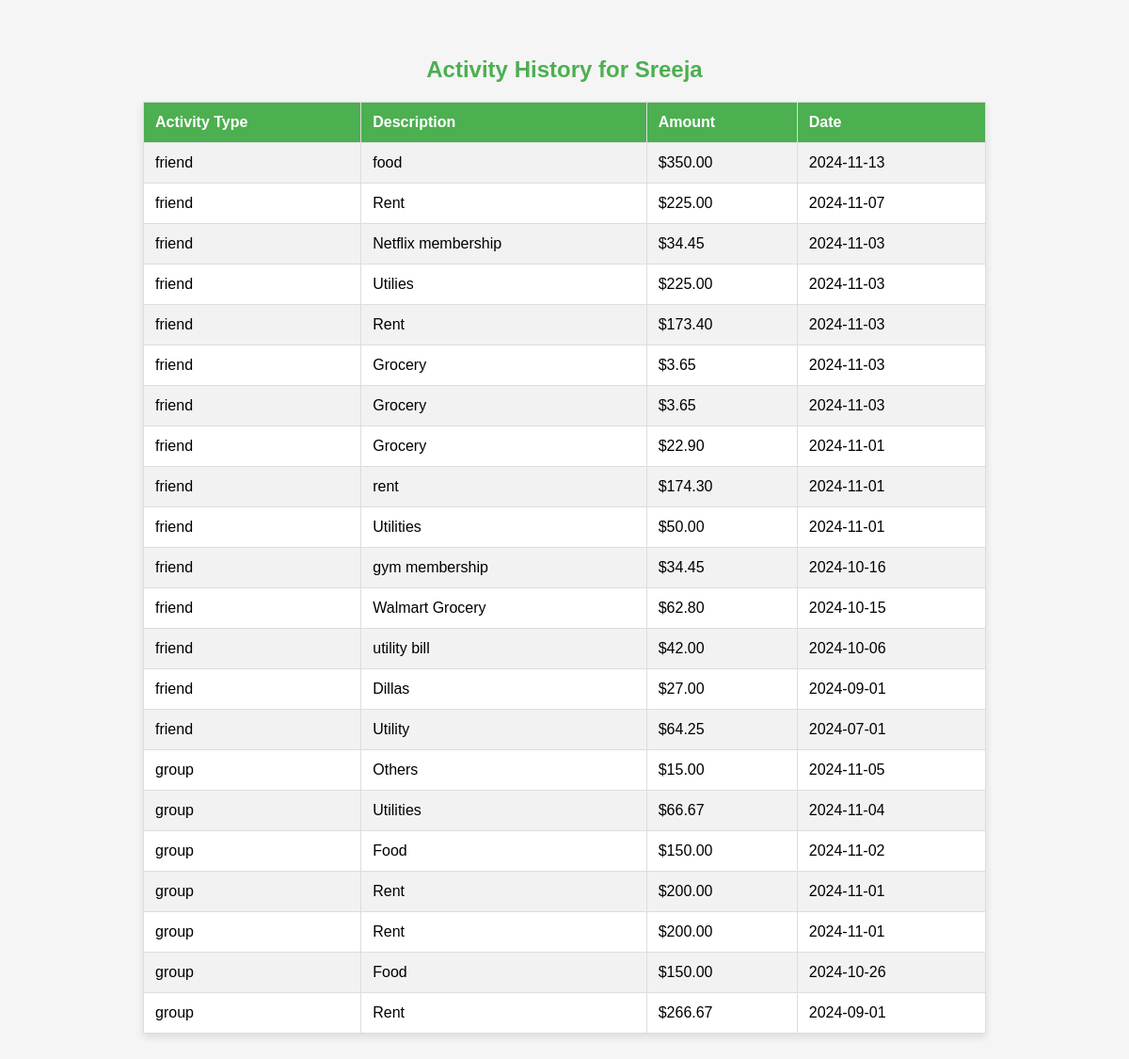
The app's page /user_activity (signed in), older data.
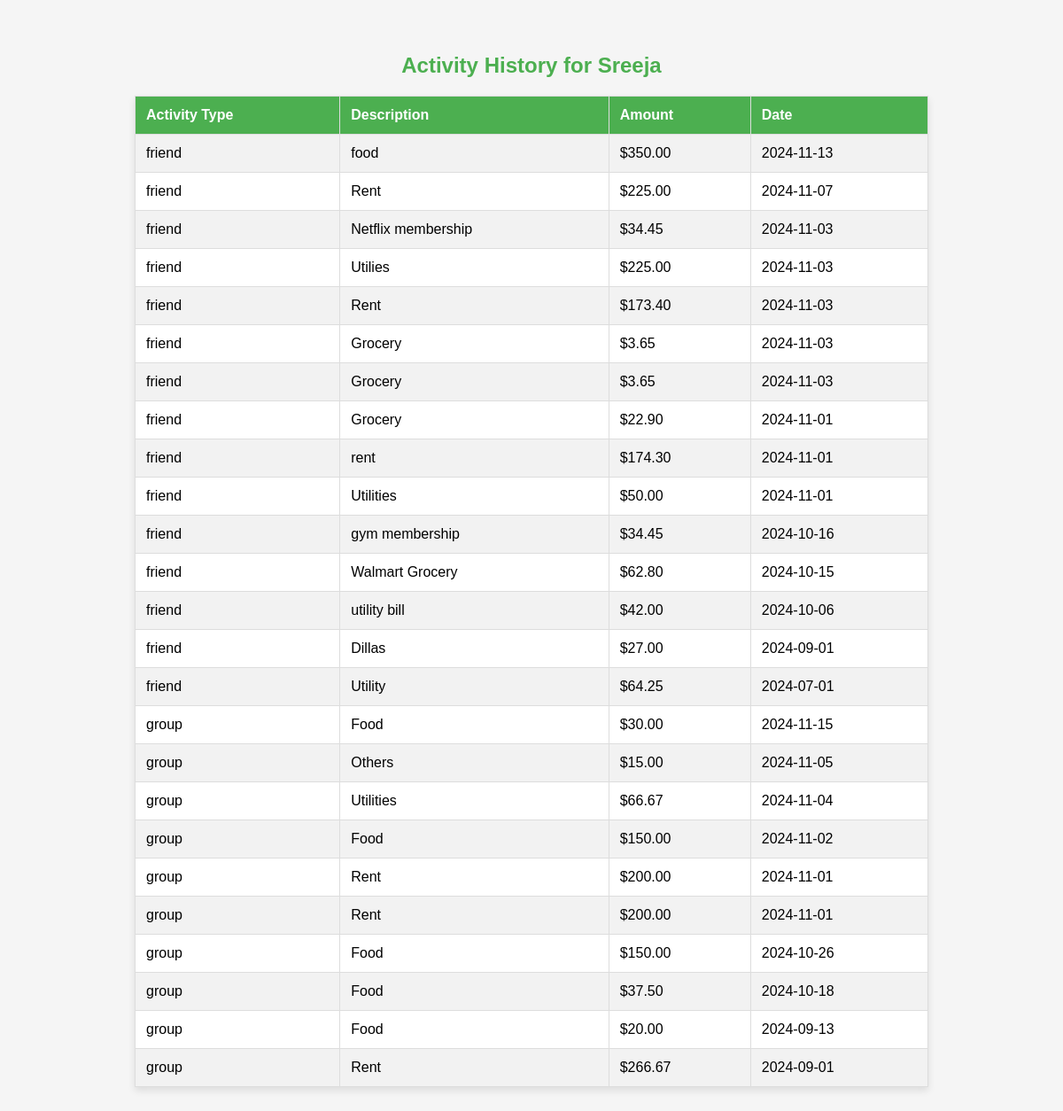
The same page, newer data.
### tables this page shows
CREATE TABLE expense (expenseid integer PRIMARY key AUTOINCREMENT,expensename text,creatorid INTEGER , partnerid int, total INTEGER, creatoramount integer, partneramount integer, createdon date,
FOREIGN key (creatorid) 
REFERENCES users(id),FOREIGN key(partnerid) REFERENCES users(id) );

CREATE TABLE group_expenses (
            id INTEGER PRIMARY KEY AUTOINCREMENT,
            group_name TEXT NOT NULL,
            category TEXT NOT NULL,
            total_amount REAL NOT NULL,
            payer TEXT NOT NULL,
            date TEXT NOT NULL, category_description TEXT,
            FOREIGN KEY (group_name) REFERENCES groups_table(group_name),
            FOREIGN KEY (payer) REFERENCES users(name)
        );

### app.py (the view)
@app.route('/user_activity')
def user_activity():
    if 'username' not in session:
        flash("Please log in to view your activity history.", "warning")
        return redirect(url_for('login'))
    logged_in_user = session.get('username')
    conn = sqlite3.connect(db_path)
    cursor = conn.cursor()
    cursor.execute('SELECT id FROM users WHERE name = ?', (logged_in_user,))
    user_id_result = cursor.fetchone()
    user_id = user_id_result[0] if user_id_result else None
    if not user_id:
        flash("User not found", "danger")
        return redirect(url_for('login'))
    print(f"Logged in user: {logged_in_user}, user_id: {user_id}")
    cursor.execute('''
        SELECT 'friend' AS activity_type,
               expensename AS description,
               total/2 AS user_share,
               createdon AS date
        FROM expense
        WHERE creatorid = ? OR partnerid = ?
        ORDER BY date DESC
    ''', (user_id, user_id))
    friend_activities = cursor.fetchall()
    cursor.execute('''
        SELECT 'group' AS activity_type,
               category AS description,
               (total_amount - (total_amount / (SELECT COUNT(*) FROM members WHERE group_name = ge.group_name))) AS user_share,
               date
        FROM group_expenses ge
        WHERE group_name IN (SELECT group_name FROM members WHERE name = ?)
        ORDER BY date DESC
    ''', (logged_in_user,))
    group_activities = cursor.fetchall()
    user_activities = friend_activities + group_activities
    print(f"Combined activities: {user_activities}")
    conn.close()
    if not user_activities:
        flash("No activity history found.", "info")
    return render_template('user_activity.html', user_activities=user_activities, username=logged_in_user)

### templates/user_activity.html (shortened to what this page needs)
<!DOCTYPE html>
<html lang="en">
<head>
</head>
<body>
    <h2>Activity History for {{ username }}</h2>
    {% if user_activities %}
    <table>
        <tr>
            <th>Activity Type</th>
            <th>Description</th>
            <th>Amount</th>
            <th>Date</th>
        </tr>
        {% for activity in user_activities %}
        <tr>
            <td>{{ activity[0] }}</td>
            <td>{{ activity[1] }}</td>
            <td>${{ "%.2f"|format(activity[2] if activity[2] is not none else 0) }}</td>
            <td>{{ activity[3] }}</td>
        </tr>
        {% endfor %}
    </table>
    {% else %}
    <div class="no-activity">
        <p>No activity history found.</p>
    </div>
    {% endif %}
</body>
</html>

Row changes from the older to the newer data that the page shows:
added group_expenses: activity "group", category "Food", activity "30.00", date "2024-11-15"
added group_expenses: activity "group", category "Food", activity "37.50", date "2024-10-18"
added group_expenses: activity "group", category "Food", activity "20.00", date "2024-09-13"
